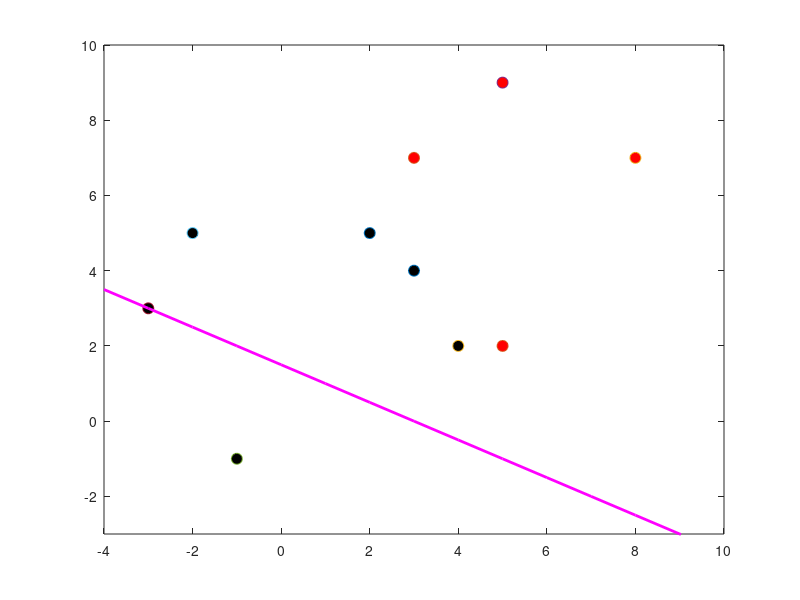

Source code (MATLAB): (Note: this script raises an error after producing the figure.)
% prvy program
%xx=[3 4; 3 7; 8 7; 5 9; -1 -1; -2 5; -3 3; 2 5; 5 2; 4 2];
xx=[
    3 4 -1; 
    3 7 -1; 
    8 7 -1; 
    5 9 -1; 
    -1 -1 -1; 
    -2 5 -1; 
    -3 3 -1; 
    2 5 -1; 
    5 2 -1; 
    4 2 -1];
d=[-1; 1; 1; 1; -1; -1; -1; -1; 1; -1];

f1=figure; % figure ak idem vykreslovať
figure(f1); % ak idem uz vykreslovat fo f1

% priklad 1: vykreslenie vsetkych bodov
%plot(xx(:,1), xx(:, 2), 'o', 'MarkerSize', 8, 'MarkerFaceColor', 'red')
%axis([-4 10 -3 10]) % nastavenie súradníc

% priklad 2: vykreslenie grafu (cervena pre kladne a cierna pre zaporne body)
for i=1:size(xx, 1)
    if d(i) > 0
        plot(xx(i,1), xx(i, 2), 'o', 'MarkerSize', 8, 'MarkerFaceColor', 'red')
    else 
        plot(xx(i,1), xx(i, 2), 'o', 'MarkerSize', 8, 'MarkerFaceColor', 'black')
    end;
    hold on;
end;
axis([-4 10 -3 10]) % nastavenie súradníc

% priklad 3: hladanie priamky pre demonstraciu uciaceho pravidla
w0=[1 2 3];
x1=-4:1:10;
x2=(w0(3)-w0(1)*x1)/w0(2);
plot(x1, x2, '-m', 'LineWidth', 2) % vykreslenie ciary

for i=1:5000
    
    for ii=1:size(xx, 1)
        z=Neuron(w0, xx(1, :));
        if z~=d(ii)
            w0=w0+0.5*(d(ii)-z)*xx(ii,:);
        end;
    end;

    x1=-4:1:10; % od -4 krok 1 do 10
    x2=(w0(3)-w0(1)*x1)/w0(2);
    plot(x1, x2, '-y', 'LineWidth', 1) % vykreslenie ciary
end
